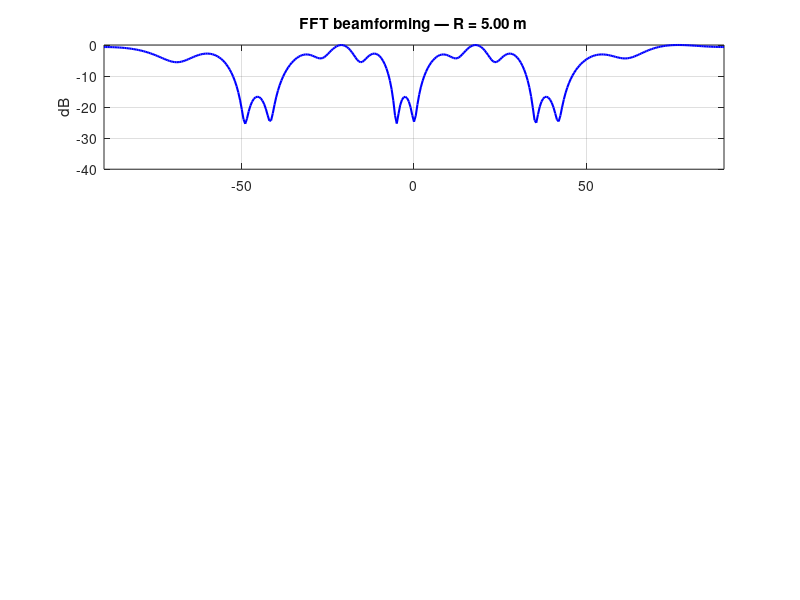

MATLAB code for this plot: (Note: this script raises an error after producing the figure.)


%% DOA Estimation — 2 TX × 2 RX configuration (sparse virtual array)
%
% Active channels: TX1+TX4, RX1+RX4
% Virtual array: 4 sparse elements at [0, 1.5λ, 6λ, 7.5λ]
%
% Note: sparse arrays have grating-lobe ambiguity. Beamforming and MUSIC
% will show multiple peaks for a single source — true DOA is among them.
% Use a priori range/multipath info to disambiguate, or repair antennas
% to return to the well-sampled 4×4 array.

clear; clc; close all;

c       = 3e8;
fstart  = 16e9;
fstop   = 20e9;
BW      = fstop - fstart;
fc      = (fstart + fstop) / 2;
lambda  = c / fc;
Tp      = 1e-3;
FS      = 1e6;
N       = round(Tp * FS);

% Active channels — change to 1:4 once damaged antennas repaired
TX_CHANNELS = [1 4];
RX_CHANNELS = [1 4];
NUM_TX = length(TX_CHANNELS);
NUM_RX = length(RX_CHANNELS);
NUM_VIRT = NUM_TX * NUM_RX;

d_tx = 2 * lambda;
d_rx = lambda / 2;

% Virtual element positions (NOT uniform — 4 sparse positions)
virt_pos = zeros(NUM_VIRT, 1);
vi = 0;
for ti = 1:NUM_TX
    for ri = 1:NUM_RX
        vi = vi + 1;
        virt_pos(vi) = (TX_CHANNELS(ti) - 1) * d_tx + (RX_CHANNELS(ri) - 1) * d_rx;
    end
end

rr = c / (2 * BW);
max_range = rr * N / 2;
zpad = 8 * N / 2;
range_axis = linspace(0, max_range, zpad/2);
dbv = @(x) 20*log10(abs(x) + eps);

% Number of frames for covariance averaging
NUM_FRAMES = 50;

fprintf('============================================================\n');
fprintf('FMCW MIMO RADAR — DOA Estimation (Multi-snapshot)\n');
fprintf('============================================================\n');
fprintf('Virtual array: %d sparse elements at [%s]λ\n', NUM_VIRT, ...
    sprintf('%.1f ', virt_pos / lambda));
fprintf('Snapshots for covariance: %d frames\n', NUM_FRAMES);
fprintf('\n');

%% Targets: [range_m, amplitude, angle_deg]
targets = [
    5.0,  0.10,  -20;
    5.0,  0.08,   15;
    8.0,  0.06,    0;
   12.0,  0.04,   30;
];

fprintf('Targets:\n');
for i = 1:size(targets,1)
    fprintf('  R=%.1f m, θ=%+.0f°\n', targets(i,1), targets(i,3));
end
fprintf('\n');

%% Generate multi-frame data: [N x NUM_RX x NUM_TX x NUM_FRAMES]
fprintf('Generating %d frames of data...\n', NUM_FRAMES);
sif_all = zeros(N, NUM_RX, NUM_TX, NUM_FRAMES);
t_sample = (0:N-1)' / FS;

for frame = 1:NUM_FRAMES
    % Independent random phase for EACH target in this frame
    % Same phase across all TX/RX (coherent within one frame)
    % Different across frames (target fluctuation / slight motion)
    phase_rand = 2 * pi * rand(size(targets, 1), 1);
    
    for tx = 1:NUM_TX
        for rx = 1:NUM_RX
            sig = zeros(N, 1);
            for tgt = 1:size(targets, 1)
                R     = targets(tgt, 1);
                amp   = targets(tgt, 2);
                theta = targets(tgt, 3) * pi / 180;
                
                f_beat = 2 * R * BW / (c * Tp);
                phase_rt = 4 * pi * R * fc / c;
                pos = (TX_CHANNELS(tx)-1)*d_tx + (RX_CHANNELS(rx)-1)*d_rx;
                phase_arr = 2 * pi * pos * sin(theta) / lambda;
                
                sig = sig + amp * exp(1j*(2*pi*f_beat*t_sample ...
                    + phase_rt + phase_arr + phase_rand(tgt)));
            end
            sig = sig + 0.003*(randn(N,1) + 1j*randn(N,1));
            sif_all(:, rx, tx, frame) = sig;
        end
    end
end

%% Range FFT — all frames, all channels (keep complex)
fprintf('Computing range FFTs...\n');
% [range_bins x virtual_channels x frames]
range_profiles = zeros(zpad/2, NUM_VIRT, NUM_FRAMES);

for frame = 1:NUM_FRAMES
    vi = 0;
    for tx = 1:NUM_TX
        for rx = 1:NUM_RX
            vi = vi + 1;
            sig = sif_all(:, rx, tx, frame);
            spec = fft(sig .* hanning(N), zpad);
            range_profiles(:, vi, frame) = spec(1:zpad/2);
        end
    end
end

%% Detect target range bins (use magnitude sum across all channels+frames)
mag_sum = sum(sum(abs(range_profiles), 2), 3);
[~, peak_bins] = findpeaks(dbv(mag_sum), ...
    'MinPeakHeight', max(dbv(mag_sum)) - 15, ...
    'MinPeakDistance', round(0.3 / (range_axis(2)-range_axis(1))));

fprintf('Detected %d range bins:\n', length(peak_bins));
for i = 1:length(peak_bins)
    fprintf('  %.2f m\n', range_axis(peak_bins(i)));
end

%% Steering vector
steer = @(th) exp(1j*2*pi*virt_pos*sin(th)/lambda);   % sparse-array steering

%% DOA at each range bin — with multi-snapshot covariance
theta_scan = -90:0.5:90;
N_theta = length(theta_scan);

for pk = 1:length(peak_bins)
    bin = peak_bins(pk);
    R_det = range_axis(bin);
    
    % ---- Build covariance from ALL frames ----
    Rxx = zeros(NUM_VIRT);
    for frame = 1:NUM_FRAMES
        x = range_profiles(bin, :, frame).';  % [16x1]
        Rxx = Rxx + (x * x');
    end
    Rxx = Rxx / NUM_FRAMES;  % Average over snapshots
    
    % Diagonal loading (very small — just for numerical stability)
    Rxx = Rxx + 1e-4 * eye(NUM_VIRT) * trace(Rxx) / NUM_VIRT;
    
    % ---- FFT Beamforming ----
    P_fft = zeros(N_theta, 1);
    for i = 1:N_theta
        a = steer(theta_scan(i)*pi/180);
        P_fft(i) = abs(a' * Rxx * a);
    end
    P_fft_dB = 10*log10(P_fft/max(P_fft));
    
    % ---- Capon (MVDR) ----
    Rxx_inv = inv(Rxx);
    P_capon = zeros(N_theta, 1);
    for i = 1:N_theta
        a = steer(theta_scan(i)*pi/180);
        P_capon(i) = 1 / real(a' * Rxx_inv * a);
    end
    P_capon_dB = 10*log10(P_capon/max(P_capon));
    
    % ---- MUSIC ----
    [V, D] = eig(Rxx);
    [eigvals, idx] = sort(diag(D), 'descend');
    V = V(:, idx);
    
    % Estimate number of sources using eigenvalue ratio test
    % Look for the biggest drop between consecutive eigenvalues
    eig_ratios = eigvals(1:end-1) ./ eigvals(2:end);
    [~, max_drop] = max(eig_ratios);
    num_src = max_drop;  % sources = index of biggest ratio jump
    num_src = max(num_src, 1);
    num_src = min(num_src, 4);
    
    % Noise subspace
    En = V(:, num_src+1:end);
    
    P_music = zeros(N_theta, 1);
    for i = 1:N_theta
        a = steer(theta_scan(i)*pi/180);
        P_music(i) = 1 / real(a' * (En * En') * a);
    end
    P_music_dB = 10*log10(P_music/max(P_music));
    
    % ---- Plot ----
    figure('Name', sprintf('DOA R=%.1fm', R_det), ...
        'Position', [50+pk*60 50+pk*60 900 550]);
    
    subplot(3,1,1);
    plot(theta_scan, P_fft_dB, 'b', 'LineWidth', 1.5);
    ylabel('dB'); title(sprintf('FFT beamforming — R = %.2f m', R_det));
    xlim([-90 90]); ylim([-40 0]); grid on;
    hold on;
    for t = 1:size(targets,1)
        if abs(targets(t,1)-R_det) < 0.5
            xline(targets(t,3), '--r', sprintf('%+.0f°',targets(t,3)), 'LineWidth', 1.2);
        end
    end; hold off;
    
    subplot(3,1,2);
    plot(theta_scan, P_capon_dB, 'Color', [0.85 0.33 0.1], 'LineWidth', 1.5);
    ylabel('dB'); title(sprintf('Capon (MVDR) — %d snapshots', NUM_FRAMES));
    xlim([-90 90]); ylim([-40 0]); grid on;
    hold on;
    for t = 1:size(targets,1)
        if abs(targets(t,1)-R_det) < 0.5
            xline(targets(t,3), '--r', sprintf('%+.0f°',targets(t,3)), 'LineWidth', 1.2);
        end
    end; hold off;
    
    subplot(3,1,3);
    plot(theta_scan, P_music_dB, 'Color', [0.47 0.29 0.72], 'LineWidth', 1.5);
    xlabel('Angle (degrees)'); ylabel('dB');
    title(sprintf('MUSIC — %d sources estimated', num_src));
    xlim([-90 90]); ylim([-40 0]); grid on;
    hold on;
    for t = 1:size(targets,1)
        if abs(targets(t,1)-R_det) < 0.5
            xline(targets(t,3), '--r', sprintf('%+.0f°',targets(t,3)), 'LineWidth', 1.2);
        end
    end; hold off;
    
    % Print detected angles (from FFT beamforming — most reliable)
    [apks, alocs] = findpeaks(P_fft_dB, ...
        'MinPeakHeight', -6, 'MinPeakDistance', 15);
    fprintf('\n  R = %.2f m (%d sources):\n', R_det, num_src);
    for ai = 1:length(alocs)
        fprintf('    θ = %+.1f° (%.1f dB)\n', theta_scan(alocs(ai)), apks(ai));
    end
end

%% Range-Angle Maps
fprintf('\nComputing Range-Angle maps...\n');

theta_map = -60:0.5:60;
N_ang = length(theta_map);

% --- FFT Range-Angle map ---
N_afft = 128;
ra_fft = zeros(zpad/2, N_afft);
% Use average of all frames for cleaner map
rp_avg = mean(range_profiles, 3);  % [range_bins x 16]
for rbin = 1:zpad/2
    x_snap = rp_avg(rbin, :);
    ra_fft(rbin, :) = abs(fftshift(fft(x_snap, N_afft)));
end
sin_ax = linspace(-1, 1, N_afft);
theta_fft_ax = asind(sin_ax);

% --- Capon Range-Angle map (multi-snapshot) ---
ra_capon = zeros(zpad/2, N_ang);
mag_thresh = max(dbv(mag_sum)) - 25;
active_bins = find(dbv(mag_sum) > mag_thresh);

fprintf('Capon map: processing %d active range bins...\n', length(active_bins));
for ri = 1:length(active_bins)
    rbin = active_bins(ri);
    
    % Multi-snapshot covariance at this range bin
    Rxx_local = zeros(NUM_VIRT);
    for frame = 1:NUM_FRAMES
        x = range_profiles(rbin, :, frame).';
        Rxx_local = Rxx_local + (x * x');
    end
    Rxx_local = Rxx_local / NUM_FRAMES;
    Rxx_local = Rxx_local + 1e-4*eye(NUM_VIRT)*trace(Rxx_local)/NUM_VIRT;
    Rxx_local_inv = inv(Rxx_local);
    
    for ai = 1:N_ang
        a = steer(theta_map(ai)*pi/180);
        ra_capon(rbin, ai) = 1 / real(a' * Rxx_local_inv * a);
    end
end

% --- MUSIC Range-Angle map ---
ra_music = zeros(zpad/2, N_ang);
fprintf('MUSIC map: processing %d active range bins...\n', length(active_bins));
for ri = 1:length(active_bins)
    rbin = active_bins(ri);
    
    Rxx_local = zeros(NUM_VIRT);
    for frame = 1:NUM_FRAMES
        x = range_profiles(rbin, :, frame).';
        Rxx_local = Rxx_local + (x * x');
    end
    Rxx_local = Rxx_local / NUM_FRAMES;
    Rxx_local = Rxx_local + 1e-4*eye(NUM_VIRT)*trace(Rxx_local)/NUM_VIRT;
    
    [V, D] = eig(Rxx_local);
    [ev, idx] = sort(diag(D), 'descend');
    V = V(:, idx);
    eig_rat = ev(1:end-1) ./ ev(2:end);
    [~, md] = max(eig_rat);
    ns = max(min(md, 4), 1);
    En = V(:, ns+1:end);
    
    for ai = 1:N_ang
        a = steer(theta_map(ai)*pi/180);
        ra_music(rbin, ai) = 1 / real(a' * (En*En') * a);
    end
end

% --- Plot all three maps ---
figure('Name', 'Range-Angle Maps', 'Position', [100 50 1000 800]);

% FFT map (already has natural width — plot directly)
subplot(3,1,1);
ra_fft_dB = dbv(ra_fft);
imagesc(theta_fft_ax, range_axis, ra_fft_dB - max(ra_fft_dB(:)), [-40 0]);
colormap('jet'); colorbar;
xlabel('Angle (°)'); ylabel('Range (m)');
title('Range-Angle map — FFT beamforming');
xlim([-60 60]); ylim([0 min(18,max_range)]);
set(gca,'YDir','normal');
hold on;
for t = 1:size(targets,1)
    plot(targets(t,3), targets(t,1), 'wo', 'MarkerSize', 14, 'LineWidth', 2);
    plot(targets(t,3), targets(t,1), 'w+', 'MarkerSize', 12, 'LineWidth', 1.5);
end; hold off;

% Capon map — heavy smoothing + tight dynamic range
subplot(3,1,2);
% Large Gaussian kernel to make single-pixel peaks visible
kern_size_r = 30;  % ±30 range bins
kern_size_a = 8;   % ±8 angle bins
[ka, kr] = meshgrid(-kern_size_a:kern_size_a, -kern_size_r:kern_size_r);
gauss_kern = exp(-(kr.^2/(2*12^2) + ka.^2/(2*3^2)));
gauss_kern = gauss_kern / sum(gauss_kern(:));
ra_capon_smooth = conv2(ra_capon, gauss_kern, 'same');
ra_capon_s_dB = dbv(ra_capon_smooth);
m_cap = max(ra_capon_s_dB(:));
imagesc(theta_map, range_axis, ra_capon_s_dB - m_cap, [-20 0]);
colormap('jet'); colorbar;
xlabel('Angle (°)'); ylabel('Range (m)');
title(sprintf('Range-Angle map — Capon (MVDR), %d snapshots', NUM_FRAMES));
xlim([-60 60]); ylim([0 min(18,max_range)]);
set(gca,'YDir','normal');
hold on;
for t = 1:size(targets,1)
    plot(targets(t,3), targets(t,1), 'wo', 'MarkerSize', 14, 'LineWidth', 2);
    plot(targets(t,3), targets(t,1), 'w+', 'MarkerSize', 12, 'LineWidth', 1.5);
end; hold off;

% MUSIC map — same heavy smoothing
subplot(3,1,3);
ra_music_smooth = conv2(ra_music, gauss_kern, 'same');
ra_music_s_dB = dbv(ra_music_smooth);
m_mus = max(ra_music_s_dB(:));
imagesc(theta_map, range_axis, ra_music_s_dB - m_mus, [-20 0]);
colormap('jet'); colorbar;
xlabel('Angle (°)'); ylabel('Range (m)');
title(sprintf('Range-Angle map — MUSIC, %d snapshots', NUM_FRAMES));
xlim([-60 60]); ylim([0 min(18,max_range)]);
set(gca,'YDir','normal');
hold on;
for t = 1:size(targets,1)
    plot(targets(t,3), targets(t,1), 'wo', 'MarkerSize', 14, 'LineWidth', 2);
    plot(targets(t,3), targets(t,1), 'w+', 'MarkerSize', 12, 'LineWidth', 1.5);
end; hold off;

fprintf('\n============================================================\n');
fprintf('DONE\n');
fprintf('============================================================\n');
fprintf('  DOA spectra: 3 figures (one per detected range)\n');
fprintf('  Range-Angle maps: FFT vs Capon vs MUSIC\n');
